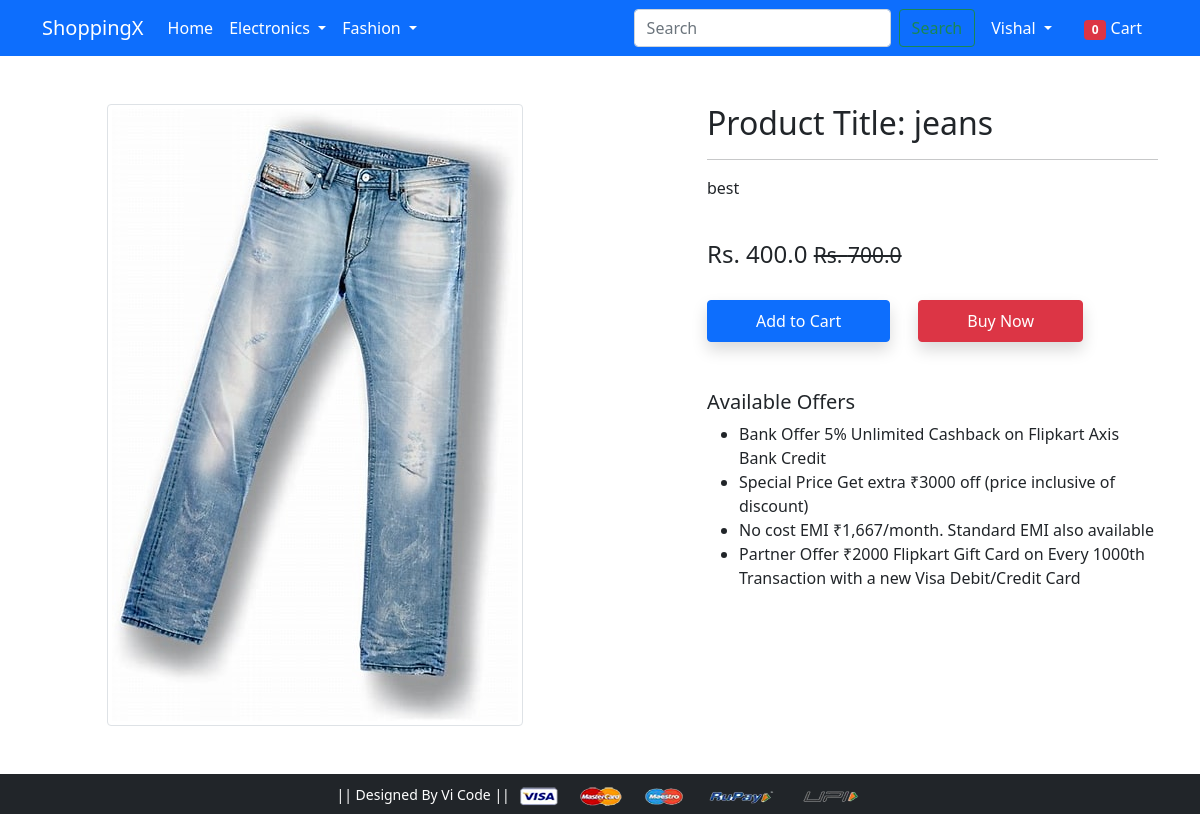
The page /product-detail/21 (signed in) on the database its author committed.
### app/models.py (models this page shows, shortened)
class Product(models.Model):
    title = models.CharField(max_length=100)
    selling_price = models.FloatField()
    discounted_price = models.FloatField()
    description = models.TextField()
    brand = models.CharField(max_length=100)
    category = models.CharField(choices=CATEGORY_CHOICES, max_length=2)
    product_image = models.ImageField(upload_to='productimg')

### app/views.py (the view)
# urls.py: path('product-detail/<int:pk>', views.ProductDetailView.as_view(), name='product-detail'),
class ProductDetailView(View):
 totalitem = 0
 def get(self,request,pk):
  product = Product.objects.get(pk=pk)
  item_already_in_cart = False
  if request.user.is_authenticated:
   totalitem = len(Cart.objects.filter(user=request.user))
  item_already_in_cart = Cart.objects.filter(Q(product=product.id) & Q(user=request.user)).exists()
  return render(request, 'app/productdetail.html', {'product':product, 'item_already_in_cart': item_already_in_cart, 'totalitem':totalitem})

### app/templates/app/productdetail.html (shortened to what this page needs)
{% extends 'app/base.html' %}
{% load static %}
{% block main-content %}
<div class="container my-5">
 <div class="row">
  <div class="col-sm-6 text-center align-self-center">
   <img src="{{product.product_image.url}}" alt="" class="img-fluid img-thumbnail">
  </div>
  <div class="col-sm-5 offset-sm-1">
   <h2>Product Title: {{product.title}}</h2>
   <hr>
   <p>{{product.description}}</p> <br>
   <h4>Rs. {{product.discounted_price}} <small class="fw-light text-decoration-line-through">Rs. {{product.selling_price}}</small></h4> <br>
   {% if item_already_in_cart %}
   <a href="{% url 'showcart' %}" class="btn btn-warning shadow px-5 py-2 ms-4">Go to Cart</a>
   {% else %}
   <form action="/add-to-cart" class="d-inline">
    <button type="submit" class="btn btn-primary shadow px-5 py-2">Add to Cart</button>
   </form>
   {% endif %}
   <a href="{% url 'checkout' %}" class="btn btn-danger shadow px-5 py-2 ms-4">Buy Now</a>
   <h5 class="mt-5">Available Offers</h5>
   <ul>
    <li>Bank Offer 5% Unlimited Cashback on Flipkart Axis Bank Credit</li>
    <li>Special Price Get extra ₹3000 off (price inclusive of discount)</li>
    <li>No cost EMI ₹1,667/month. Standard EMI also available</li>
    <li>Partner Offer ₹2000 Flipkart Gift Card on Every 1000th Transaction with a new Visa Debit/Credit Card</li>
   </ul>
  </div>
 </div>
</div>
{% endblock main-content %}

### app/templates/app/base.html (shortened to what this page needs)
<!doctype html>
{% load static %}
<html lang="en">
  <head>
    <link href="https://cdn.jsdelivr.net/npm/bootstrap@5.0.0-beta1/dist/css/bootstrap.min.css" rel="stylesheet">
    <link rel="stylesheet" href="{% static 'app/css/owl.carousel.min.css' %}">
    <link rel="stylesheet" href="{% static 'app/css/all.min.css' %}">
    <link rel="stylesheet" href="{% static 'app/css/style.css' %}">
  </head>
  <body>
    <nav class="navbar navbar-expand-lg navbar-dark bg-primary">
     <div class="container">
       <a class="navbar-brand" href="/">ShoppingX</a>
       <div class="collapse navbar-collapse" id="navbarSupportedContent">
         <ul class="navbar-nav me-auto mb-2 mb-lg-0">
           <li class="nav-item">
             <a class="nav-link active" aria-current="page" href="/">Home</a>
           </li>
           <li class="nav-item dropdown">
             <a class="nav-link dropdown-toggle text-white" href="#" id="electronicsDropdown" role="button" data-bs-toggle="dropdown" aria-expanded="false">
               Electronics
             </a>
           </li>
           <li class="nav-item dropdown">
             <a class="nav-link dropdown-toggle text-white" href="#" id="fashionDropdown" role="button" data-bs-toggle="dropdown" aria-expanded="false">
               Fashion
             </a>
           </li>
         </ul>
        <form class="d-flex" method="GET" action="{% url 'search' %}">
          <input class="form-control me-2" type="search" placeholder="Search" name="query">
          <button class="btn btn-outline-success" type="submit">Search</button>
        </form>
        <div>
          <ul class="navbar-nav me-auto mb-2 mb-lg-0">
          {% if request.user.is_authenticated %}
           <li class="nav-item dropdown mx-2">
              <a class="nav-link dropdown-toggle text-white" href="#" id="profileDropdown" role="button" data-bs-toggle="dropdown" aria-expanded="false">
                {{request.user.username|capfirst}}
              </a>
            </li>
            <li class="nav-item mx-2">
             <a href="{% url 'showcart' %}" class="nav-link text-white"><span class="badge bg-danger">{{totalitem}}</span> Cart </a>
            </li>
          {% endif %}
          </ul>
         </div>
       </div>
     </div>
    </nav>
    {% block main-content %} {% endblock main-content %}
    <footer class="container-fluid bg-dark text-center p-2 mt-5">
        <small class="text-white">|| Designed By Vi Code || </small>
        <img src="{% static 'app/images/payment.png' %}" alt="" srcset="" class="img-fluid" height="2px">
    </footer>
  </body>
</html>

### rows shown on the page
Product: product_image (picture), title "jeans", description "best", discounted_price "400.0", selling_price "700.0"

### other values the page prints
{{ request.user.username|capfirst }} "Vishal"
{{ totalitem }} "0"
